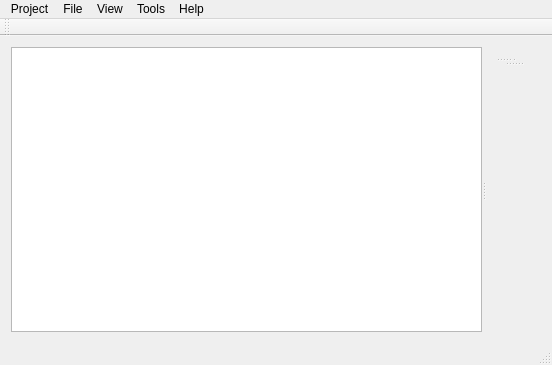
<?xml version="1.0" encoding="UTF-8"?>
<ui version="4.0">
 <class>MainWindow</class>
 <widget class="QMainWindow" name="MainWindow">
  <property name="geometry">
   <rect>
    <x>0</x>
    <y>0</y>
    <width>552</width>
    <height>365</height>
   </rect>
  </property>
  <property name="windowTitle">
   <string>PolpControl</string>
  </property>
  <property name="unifiedTitleAndToolBarOnMac">
   <bool>false</bool>
  </property>
  <widget class="QWidget" name="centralWidget">
   <layout class="QHBoxLayout" name="horizontalLayout">
    <item>
     <widget class="QSplitter" name="leftsplitter">
      <property name="sizePolicy">
       <sizepolicy hsizetype="Preferred" vsizetype="Minimum">
        <horstretch>0</horstretch>
        <verstretch>0</verstretch>
       </sizepolicy>
      </property>
      <property name="orientation">
       <enum>Qt::Horizontal</enum>
      </property>
      <widget class="QListView" name="projectView">
       <property name="sizePolicy">
        <sizepolicy hsizetype="Preferred" vsizetype="Preferred">
         <horstretch>0</horstretch>
         <verstretch>0</verstretch>
        </sizepolicy>
       </property>
       <property name="selectionMode">
        <enum>QAbstractItemView::ExtendedSelection</enum>
       </property>
      </widget>
      <widget class="QWidget" name="widget" native="true">
       <layout class="QHBoxLayout" name="horizontalLayout_2">
        <item>
         <widget class="QSplitter" name="toolsplitter">
          <property name="sizePolicy">
           <sizepolicy hsizetype="Preferred" vsizetype="Minimum">
            <horstretch>0</horstretch>
            <verstretch>0</verstretch>
           </sizepolicy>
          </property>
          <property name="orientation">
           <enum>Qt::Vertical</enum>
          </property>
          <widget class="QSplitter" name="analesersplitter">
           <property name="orientation">
            <enum>Qt::Horizontal</enum>
           </property>
           <widget class="QSplitter" name="viewsplitter">
            <property name="orientation">
             <enum>Qt::Vertical</enum>
            </property>
            <widget class="QStackedWidget" name="viewstackedWidget"/>
            <widget class="QStackedWidget" name="controlstackedWidget"/>
           </widget>
           <widget class="QStackedWidget" name="analyserstackedWidget">
            <widget class="QWidget" name="page"/>
            <widget class="QWidget" name="page_2"/>
           </widget>
          </widget>
          <widget class="QWidget" name="toolswidget" native="true"/>
         </widget>
        </item>
       </layout>
      </widget>
     </widget>
    </item>
   </layout>
  </widget>
  <widget class="QMenuBar" name="menuBar">
   <property name="geometry">
    <rect>
     <x>0</x>
     <y>0</y>
     <width>552</width>
     <height>22</height>
    </rect>
   </property>
   <widget class="QMenu" name="menuProject">
    <property name="title">
     <string>Project</string>
    </property>
    <widget class="QMenu" name="menuAdd_2">
     <property name="title">
      <string>Add ...</string>
     </property>
     <widget class="QMenu" name="menuSimulation">
      <property name="title">
       <string>Simulation</string>
      </property>
      <addaction name="separator"/>
     </widget>
     <widget class="QMenu" name="menuDevice">
      <property name="title">
       <string>Device</string>
      </property>
      <addaction name="separator"/>
     </widget>
     <addaction name="menuSimulation"/>
     <addaction name="menuDevice"/>
    </widget>
    <addaction name="actionNew"/>
    <addaction name="actionOpen"/>
    <addaction name="actionSave"/>
    <addaction name="actionSave_As"/>
    <addaction name="separator"/>
    <addaction name="menuAdd_2"/>
   </widget>
   <widget class="QMenu" name="menuFile">
    <property name="title">
     <string>File</string>
    </property>
    <addaction name="actionFileNew"/>
    <addaction name="actionFileOpen"/>
    <addaction name="actionFileSave"/>
   </widget>
   <widget class="QMenu" name="menuView">
    <property name="title">
     <string>View</string>
    </property>
    <addaction name="separator"/>
   </widget>
   <widget class="QMenu" name="menuTools">
    <property name="title">
     <string>Tools</string>
    </property>
   </widget>
   <widget class="QMenu" name="menuHelp">
    <property name="title">
     <string>Help</string>
    </property>
   </widget>
   <addaction name="menuProject"/>
   <addaction name="menuFile"/>
   <addaction name="menuView"/>
   <addaction name="menuTools"/>
   <addaction name="menuHelp"/>
  </widget>
  <widget class="QToolBar" name="mainToolBar">
   <attribute name="toolBarArea">
    <enum>TopToolBarArea</enum>
   </attribute>
   <attribute name="toolBarBreak">
    <bool>false</bool>
   </attribute>
  </widget>
  <widget class="QStatusBar" name="statusBar"/>
  <action name="actionNew">
   <property name="text">
    <string>New project</string>
   </property>
  </action>
  <action name="actionOpen">
   <property name="text">
    <string>Open</string>
   </property>
  </action>
  <action name="actionSave">
   <property name="text">
    <string>Save</string>
   </property>
  </action>
  <action name="actionSave_As">
   <property name="text">
    <string>Save As</string>
   </property>
  </action>
  <action name="actionFileOpen">
   <property name="text">
    <string>Open</string>
   </property>
  </action>
  <action name="actionFileNew">
   <property name="text">
    <string>New</string>
   </property>
  </action>
  <action name="actionFileSave">
   <property name="text">
    <string>Save</string>
   </property>
  </action>
 </widget>
 <layoutdefault spacing="6" margin="11"/>
 <resources/>
 <connections/>
</ui>
